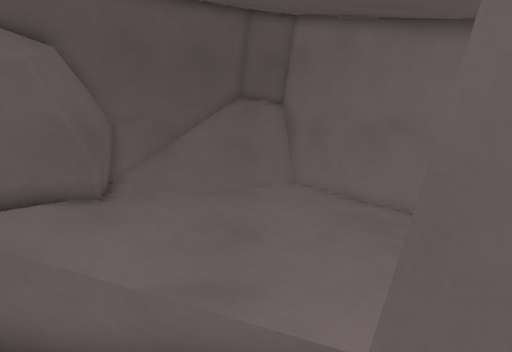
[1] (above)

13 first-person views from a walk through a 3-D level made in the Godot game engine. The camera is 1.3 m above the floor, tilts 8° down and sees 70° across. The floor is counted in squares, 0.5 m on a side. Each view is taken from the middle of a square. On the plan, view 1 faces up. The plan holds only what a view shows up to about 20 squares ahead; the rest is blank. The place goes on beyond the plan.

[2]
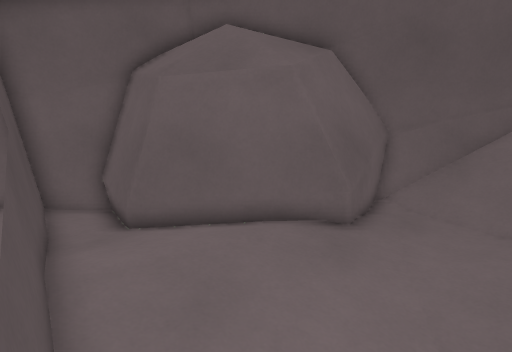

[3]
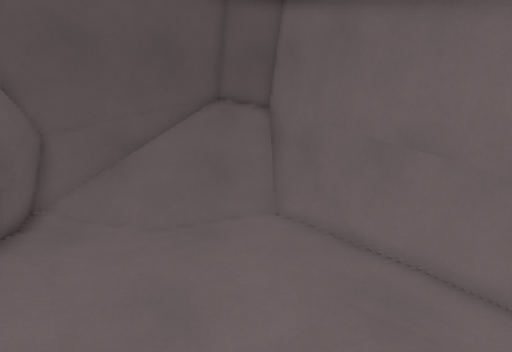

[4]
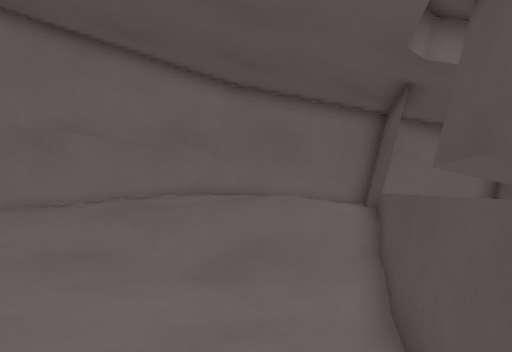

[5]
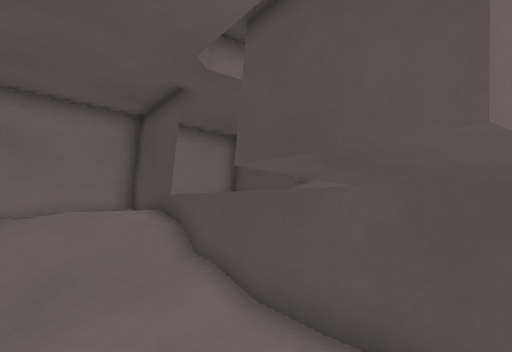

[6]
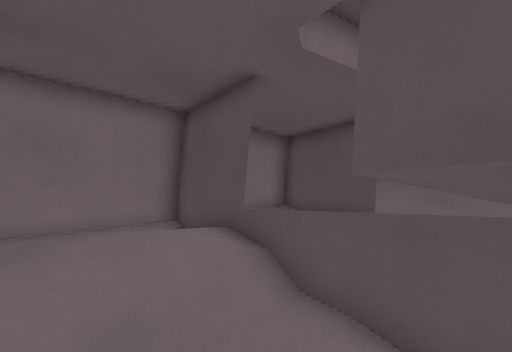

[7]
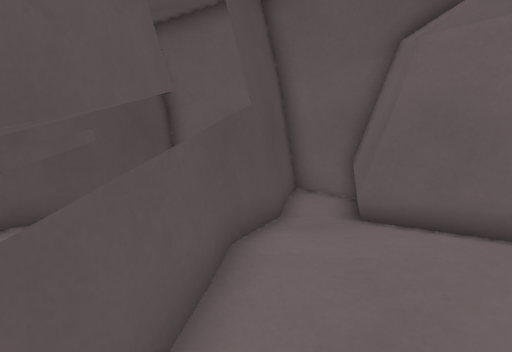

[8]
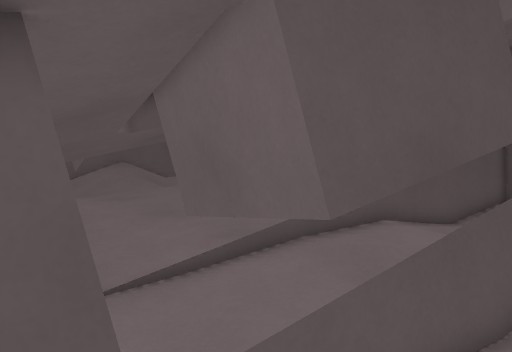

[9]
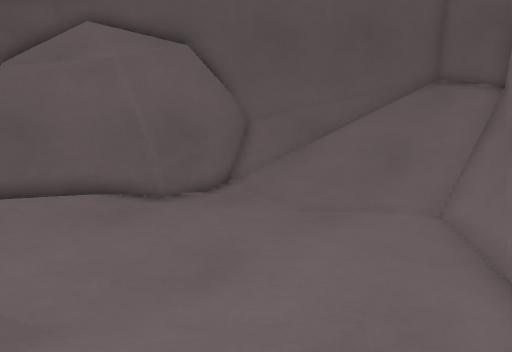

[10]
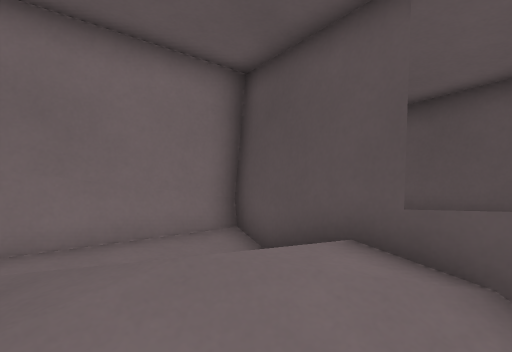

[11]
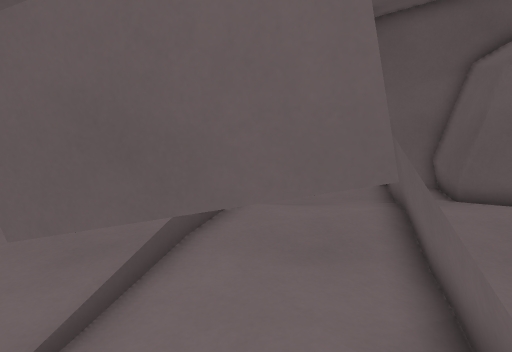

[12]
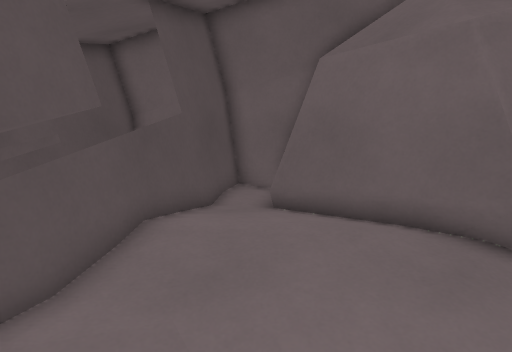

[13]
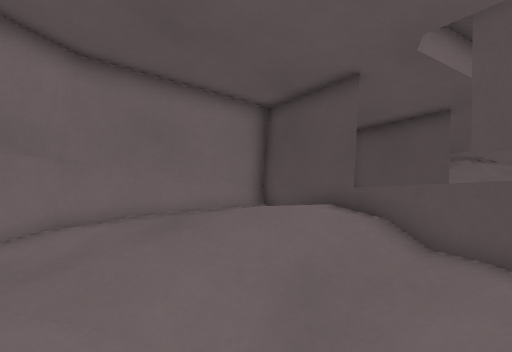

### Floor plan
Key: @ floor where view 1 was taken; # wall or solid block; . main floor; : floor 0.25 m higher than the main floor; - floor 0.25 m lower than the main floor; / step, stairs or slope; = window, fence, low wall or low ledge; ^ raised ledge.
Columns run from 14 left of view 1 to 7 right of it. Each row starts with its distance up from view 1.
 22            ######
 21           ###///#
 20          ###////##
 19         ###//////#
 18        ##=///////#
 17        #=////////##
 16        ##/////...=#
 15        ##..--....=#
 14         #..--.... ##
 13         #=.--.....=#
 12        ##=.-.--....##
 11       ###..-----...=#
 10      ###:..------..=#
  9     ###::..-----....##
  8  #####.::..----/....=#
  7 ##.....::..---//....=#
  6 ###=...::..---//::..##
  5 #:###===:...--//:/ .##
  4 #  ...###==#../:: -##
  3 #  ....#######/// -=#
  2 #=.... #   ##..######
  1 ########    #.. /####
  0             #.@    ^
 -1             # ^    ^
 -2             # ^^^^^^
 -3             #  ^^^^^

Where each view was taken, in squares from view 1:
view 1: 0 up, 0 right, facing up
view 2: 3 up, 0 right, facing up-left
view 3: 4 up, 1 right, facing up
view 4: 6 up, 9 left, facing right
view 5: 8 up, 8 left, facing down-right
view 6: 8 up, 5 left, facing down-right
view 7: 5 up, 1 left, facing left
view 8: 5 up, 2 right, facing down-left
view 9: 6 up, 5 right, facing up-left
view 10: 7 up, 1 left, facing down-right
view 11: 1 up, 2 right, facing left
view 12: 7 up, 1 right, facing left
view 13: 11 up, 4 left, facing down-right
